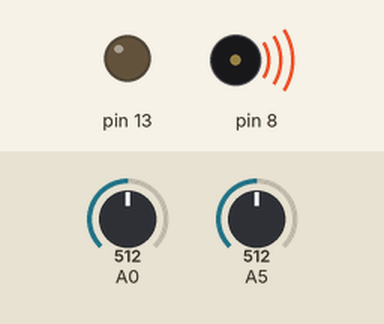
Simulated run of this sketch. Board: Arduino Uno, built with avr-gcc and run on an emulated ATmega328P. Shown: output pins drawn as LEDs (lit = HIGH), buzzer (waves = sounding). Inputs (shaded band) come from the test bench; at power-on: A0 = 512, A5 = 512. What the sketch prints to the serial monitor is not drawn.

Above: at 3.2 s.
3.3 s: A0 set to 490
At 4.3 s:
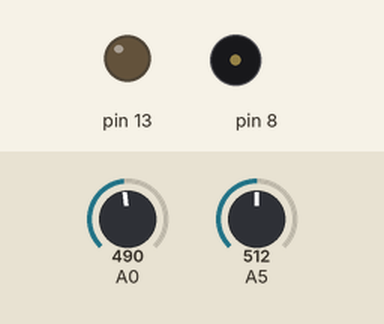
5.0 s: A0 set to 511
At 5.15 s:
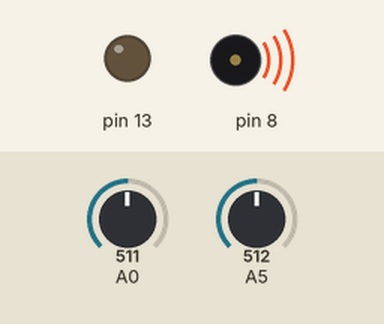
8.0 s: A0 set to 495
At 9.0 s:
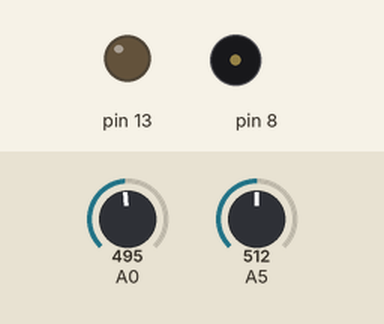
9.5 s: A0 set to 515
At 9.65 s:
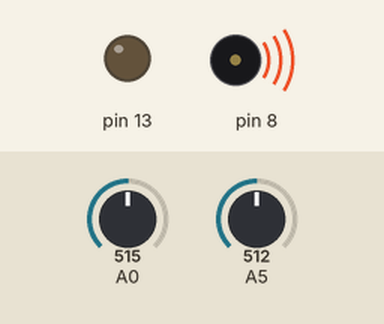
Timing chart, 0 to 12.5 s (numbered marks = the images above; inputs shaded):
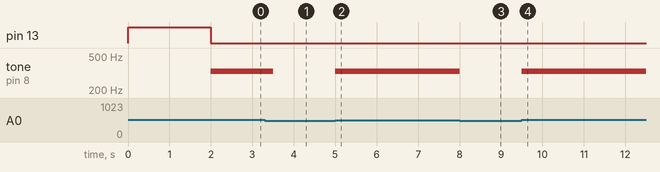

Measured:
- the behaviour switches between 505 and 504 on A0 (found by bisection; images 0 and 1)
- after the input at 3.3 s, tone on pin 8: 330 Hz → silent after 0.20 s
- after the input at 5.0 s, tone on pin 8: silent → 330 Hz at once
- after the input at 8.0 s, tone on pin 8: 330 Hz → silent at once
- after the input at 9.5 s, tone on pin 8: silent → 330 Hz at once

The sketch:

_0607_music_theremin.ino
```cpp
int notes[]={ 262,294,330,349};
int sensorValue, sensorLow=1023, sensorHigh=0;
void setup() {
 Serial.begin(9600);

 pinMode(13,OUTPUT);
 digitalWrite(13,HIGH);
 while(millis() <= 2000){
    sensorValue=analogRead(A5);
    if(sensorValue > sensorHigh) {
      sensorHigh=sensorValue;
    }

    if(sensorValue < sensorLow){
      sensorLow=sensorValue;
    }
 }

 digitalWrite(13,LOW);
 Serial.print("SR:");
 Serial.print(sensorLow);
 Serial.print(" ");
 Serial.println(sensorHigh);
}

const auto keyboardTime=300;

void loop() {

  // Until a button is pressed, play theremin mode
  int keyval=analogRead(A0);

  if(keyval==0){

    //Theremin mode
    sensorValue=analogRead(A5);
    // Intead of 50,3500
    int pitch=map(sensorValue, sensorLow,sensorHigh, 0, 2500);
    tone(8,pitch,20);
    delay(10);
    //delay(keyboardTime);
  }
    // Music mode
   noTone(8);
   //Serial.println(keyval);
      if(keyval==1023){
        //Serial.print("note");
        tone(8, notes[0],keyboardTime);
      }else if (keyval >= 990 && keyval <= 1010 ){
        tone(8,notes[1],keyboardTime);
      }else if (keyval >=505 && keyval <=515){
        tone(8,notes[2], keyboardTime);
      }else if (keyval >=5 && keyval <=10){
        tone(8,notes[3],keyboardTime);
      }else {
        noTone(8);
      }
      if(keyval >1) { delay(keyboardTime); }


}
```
